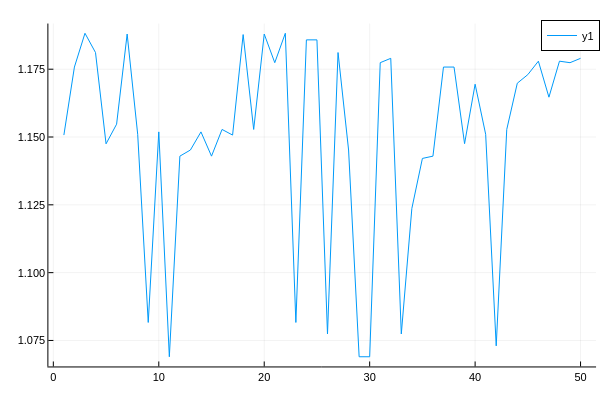

The notebook cell saved with this chart:
### Code cell
#v = [JuMP.value.(PowerModelsDistribution.var(pm, n, :w)[23][3]) for n in 1:1200]
plot(v_tot)

### Figure 1 — Plotly figure (JSON) as saved in the notebook; plotly's stock layout.template omitted (floating-point values rounded to 4 significant figures)
{"data": [{"colorbar": {"len": 0.9525, "title": "", "x": 0.9934, "y": 0.5139}, "legendgroup": "y1", "line": {"color": "rgba(0, 154, 250, 1.000)", "dash": "solid", "shape": "linear", "width": 1}, "mode": "lines", "name": "y1", "showlegend": true, "type": "scatter", "x": [1, 2, 3, 4, 5, 6, 7, 8, 9, 10, 11, 12, 13, 14, 15, 16, 17, 18, 19, 20, 21, 22, 23, 24, 25, 26, 27, 28, 29, 30, 31, 32, 33, 34, 35, 36, 37, 38, 39, 40, 41, 42, 43, 44, 45, 46, 47, 48, 49, 50], "xaxis": "x", "y": [1.151, 1.176, 1.188, 1.181, 1.147, 1.155, 1.188, 1.151, 1.082, 1.152, 1.069, 1.143, 1.145, 1.152, 1.143, 1.153, 1.151, 1.188, 1.153, 1.188, 1.177, 1.188, 1.082, 1.186, 1.186, 1.077, 1.181, 1.145, 1.069, 1.069, 1.177, 1.179, 1.077, 1.124, 1.142, 1.143, 1.176, 1.176, 1.148, 1.169, 1.151, 1.073, 1.153, 1.17, 1.173, 1.178, 1.165, 1.178, 1.177, 1.179], "yaxis": "y"}], "layout": {"annotations": [], "height": 400, "legend": {"bgcolor": "rgba(255, 255, 255, 1.000)", "bordercolor": "rgba(0, 0, 0, 1.000)", "borderwidth": 1, "font": {"color": "rgba(0, 0, 0, 1.000)", "family": "sans-serif", "size": 11}, "title": {"font": {"color": "rgba(0, 0, 0, 1.000)", "family": "sans-serif", "size": 15}, "text": ""}, "tracegroupgap": 0, "traceorder": "normal", "x": 1, "xanchor": "auto", "y": 1, "yanchor": "auto"}, "margin": {"b": 20, "l": 0, "r": 0, "t": 20}, "paper_bgcolor": "rgba(255, 255, 255, 1.000)", "plot_bgcolor": "rgba(255, 255, 255, 1.000)", "showlegend": true, "width": 600, "xaxis": {"anchor": "y", "domain": [0.08064, 0.9934], "gridcolor": "rgba(0, 0, 0, 0.100)", "gridwidth": 0.5, "linecolor": "rgba(0, 0, 0, 1.000)", "mirror": false, "range": [-0.47, 51.47], "showgrid": true, "showline": true, "showticklabels": true, "tickangle": 0, "tickcolor": "rgb(0, 0, 0)", "tickfont": {"color": "rgba(0, 0, 0, 1.000)", "family": "sans-serif", "size": 11}, "tickmode": "array", "ticks": "inside", "ticktext": ["0", "10", "20", "30", "40", "50"], "tickvals": [0, 10, 20, 30, 40, 50], "title": "", "titlefont": {"color": "rgba(0, 0, 0, 1.000)", "family": "sans-serif", "size": 15}, "type": "-", "visible": true, "zeroline": false, "zerolinecolor": "rgba(0, 0, 0, 1.000)"}, "yaxis": {"anchor": "x", "domain": [0.03762, 0.9902], "gridcolor": "rgba(0, 0, 0, 0.100)", "gridwidth": 0.5, "linecolor": "rgba(0, 0, 0, 1.000)", "mirror": false, "range": [1.065, 1.192], "showgrid": true, "showline": true, "showticklabels": true, "tickangle": 0, "tickcolor": "rgb(0, 0, 0)", "tickfont": {"color": "rgba(0, 0, 0, 1.000)", "family": "sans-serif", "size": 11}, "tickmode": "array", "ticks": "inside", "ticktext": ["1.075", "1.100", "1.125", "1.150", "1.175"], "tickvals": [1.075, 1.1, 1.125, 1.15, 1.175], "title": "", "titlefont": {"color": "rgba(0, 0, 0, 1.000)", "family": "sans-serif", "size": 15}, "type": "-", "visible": true, "zeroline": false, "zerolinecolor": "rgba(0, 0, 0, 1.000)"}}}
